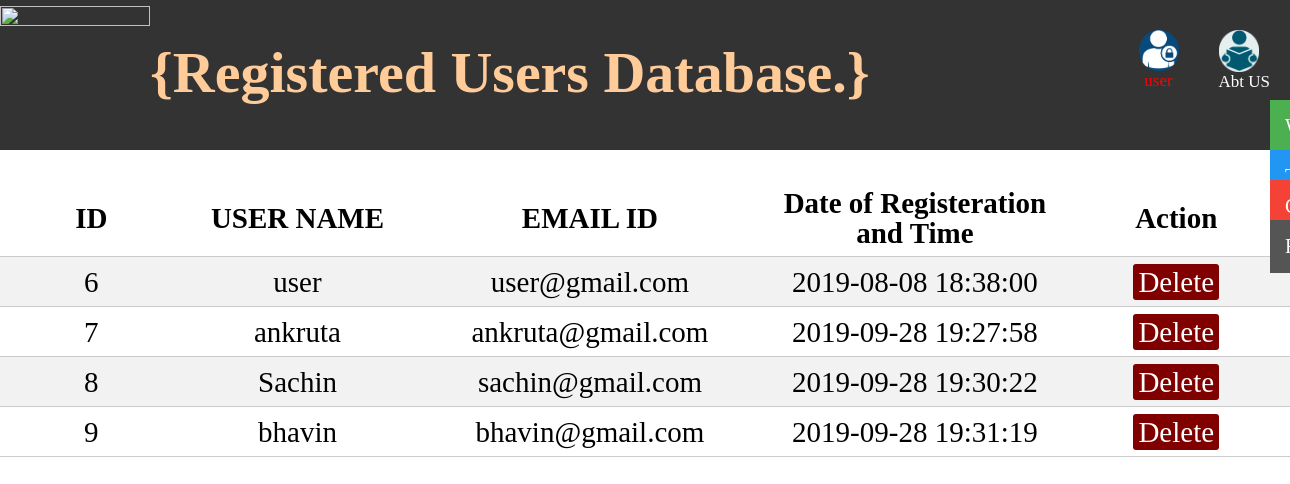
/users.php (signed in), run on the app's committed database.
### tables this page shows
CREATE TABLE `users` (
  `id` int(11) NOT NULL,
  `username` varchar(100) NOT NULL,
  `email` varchar(100) NOT NULL,
  `password` varchar(50) NOT NULL,
  `trn_date` datetime NOT NULL
);

### users.php (the view, shortened to what this page needs)
<?php
$con=mysqli_connect('localhost','root');
mysqli_select_db($con, 'cricket2');
$querry = "select * from users ";
$result = mysqli_query($con,$querry);
$row= mysqli_num_rows($result);
?>
<!DOCTYPE html>
<html>
<head>
<link rel="stylesheet" type="text/css" href="css/home.css">
<link rel="stylesheet" type="text/css" href="css/sidenav.css">
<link rel="stylesheet" type="text/css" href="css/crud.css">
</head>
<body >
	<div class="navbar">
<img src="css/reg.png" width="150" height="150"; style="float: left;">
<h1 style="float: left; color:#ffcc99; "font-style: "Comic Sans MS">
{Registered Users Database.} </h1>
 <a href="aboutus.php"><img src="css/us.png" width="40" height="60">Abt US</a>
 <a style="color: red" href="adminwelcome.php"><img src="css/log.png" width="40" height="50"><?php echo $_SESSION['username']; ?></a>
  </div>
  <div id="mySidenav" class="sidenav">
  <a href="adminwelcome.php" id="about">Welcome</a>
  <a href="teams.php" id="blog">Teams</a>
  <a href="coach.php" id="projects">Coach</a>
  <a href="ranking.php" id="contact">Ranking</a>
</div>
<table >
	<tr>
			<th>ID</th>
			<th>USER NAME</th>
			<th>EMAIL ID</th>
			<th>Date of Registeration and Time</th>
			 <th colspan="10">Action</th>
		</tr>
		<?php
		global $result;
		while ($rows=mysqli_fetch_assoc($result)):?>
			<tr align="center">
				<td><?php echo $rows['id'];?></td>
				<td><?php echo $rows['username'];?></td>
				<td><?php echo $rows['email'];?></td>
				<td><?php echo $rows['trn_date'];?></td>
				<td>
                <a href="users.php?del=<?php echo $row['id']; ?>" class="del_btn">Delete</a>
            </td>
			</tr>
<?php endwhile;?>
</table>
</body>
</html>

### css/home.css (style rules this page uses)
* { box-sizing:border-box; }
body { font-family: "Arial", red serif); margin: 0; }
img { display: block; height: auto; max-width: 100%; }
.navbar { width: 100%; background-color: #555; overflow: auto; }
.navbar a { float: left; padding: 12px; color: white; text-decoration: none; font-size: 17px; }
.navbar { overflow: hidden; position: sticky; position: -webkit-sticky; top: 0; color: black; background-color: #333; }
.navbar a { float: right; display: block; color: white; text-align: center; padding: 30px 20px; text-decoration: none; }

### css/sidenav.css (style rules this page uses)
#mySidenav a { position: absolute; right: -80px; transition: 0.7s; padding: 15px; width: 100px; text-decoration: none; font-size: 20px; color: white; border-radius: 0 5px 5px 0; }
#about { top: 100px; background-color: #4CAF50; }
#blog { top: 150px; background-color: #2196F3; }
#projects { top: 180px; background-color: #f44336; }
#contact { top: 220px; background-color: #555 }

### css/crud.css (style rules this page uses)
body { font-size: 29px; }
table { width: 100%; margin: 30px auto; border-collapse: collapse; text-align: center; }
tr { border-bottom: 1px solid #cbcbcb; }
th, td { border: none; height: 50px; padding: 2px; }
.del_btn { text-decoration: none; padding: 2px 5px; color: white; border-radius: 3px; background: #800000; }

### users.php (style rules this page uses)
table { border-collapse: collapse; width: 100%; }
th, td { border= 1px ; width: 900px; line-height: 30px; text-align: center; padding: 8px; }
tr:nth-child(even) { background-color: #f2f2f2; }

### data on the page
users: id "6", username "user", email "user@gmail.com", trn_date "2019-08-08 18:38:00"
users: id "7", username "ankruta", email "ankruta@gmail.com", trn_date "2019-09-28 19:27:58"
users: id "8", username "Sachin", email "sachin@gmail.com", trn_date "2019-09-28 19:30:22"
users: id "9", username "bhavin", email "bhavin@gmail.com", trn_date "2019-09-28 19:31:19"

### other printed values
$_SESSION['username'] "user"
